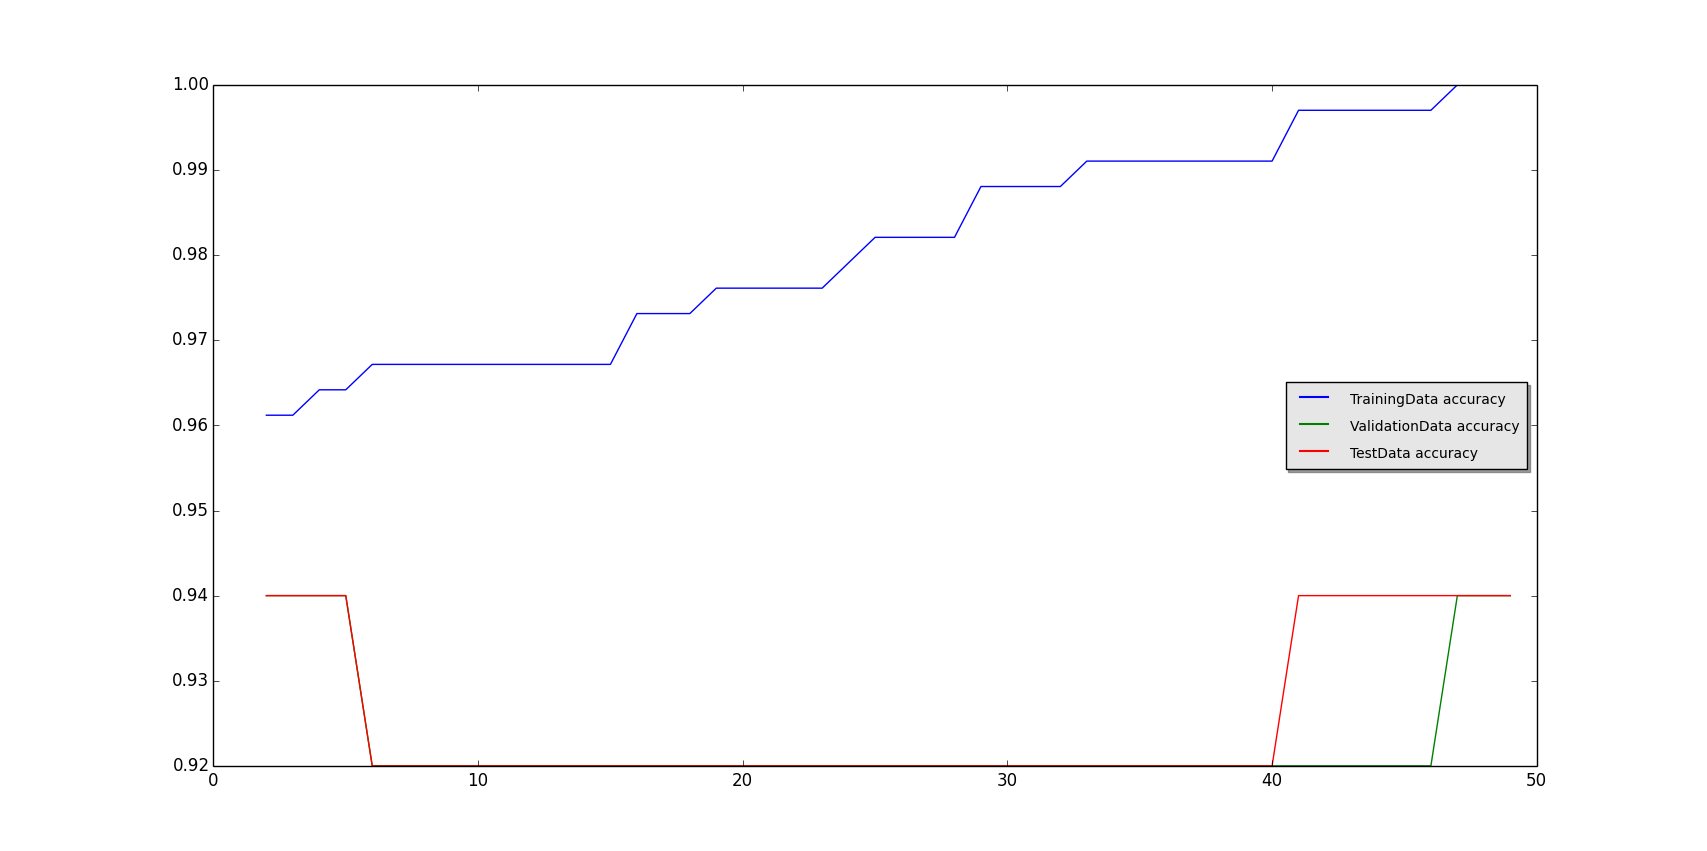

Generate this figure with Python:
from __future__ import division
import sys,math,random
from pprint import pprint
import matplotlib.pyplot as plt
import random as rand

class Node:
	numNodes = 0
	def __init__(self):
		self.data = None
		self.splitAttr = None
		self.leftNode = None
		self.midNode = None
		self.rightNode = None
		self.majorInPar = None;
		Node.numNodes+=1

	def depth(self):
		ldepth = self.leftNode.depth() if self.leftNode else 0
		rdepth = self.rightNode.depth() if self.rightNode else 0
		mdepth = self.midNode.depth() if self.midNode else 0
		return max(ldepth,rdepth,mdepth)+1

	def findNumNodes(self):
		lnodes = self.leftNode.findNumNodes() if self.leftNode else 0
		midnodes = self.midNode.findNumNodes() if self.midNode else 0
		rnodes = self.rightNode.findNumNodes() if self.rightNode else 0
		return (lnodes+midnodes+rnodes+1)

classifier = Node()
classifierSafeCopy = classifier
xnumNodes = []
trainaccuracy = []
validaccuracy = []
testaccuracy = []

prunNumNodes = []
prunTrainAcc = [] 
prunValAcc = [] 
prunTestAcc = [] 

traindata = None
validationdata = None
testdata = None


def findError(attr,data):
	errMat = [[0,0],[0,0],[0,0]]
	totEx = 1.0*len(data)
	if (totEx==0):
		print "Error in findError ..."
		exit(1)
	for ex in data:
		errMat[ex[attr]+1][ex[0]] += 1
	numOfZero = 0
	err = 0.0
	for out in errMat:
		if ((out[0]+out[1])!=0):
			temp = ((out[0]+out[1])/totEx)*((1.0*min(out[0],out[1]))/(out[0]+out[1]))
			err += temp
		else:
			numOfZero += 1
	if (numOfZero>=3):
		# this cannot happen
		print "Error in findError - 1!!"
		exit(1)
	return err

def chooseBestAttrError(data,attrset):
	# Choose on error
	if len(data)==0:
		print "ERROR in chooseBestAttr!!"
		exit(1)
	numAttr = len(data[0])-1
	minError = 1.0*(10**9)
	minErrorNo = -1
	for attrNo in xrange(1,numAttr+1):
		if not(attrset[attrNo-1]):
			# means that this attrNo is false in attrset
			continue
		# this attr is allowed
		err = findError(attrNo,data)
		if (err<minError):
			minError = err
			minErrorNo = attrNo
	if (minErrorNo == -1) or (minErrorNo == 0):
		# means that no attribute has error less than 10**9
		print "Error in chooseBestAttr - 1!!"
		exit(1)
	return minErrorNo

def findCondEntr(attr,data):
	errMat = [[0,0],[0,0],[0,0]]
	totEx = 1.0*len(data)
	if (totEx==0):
		print "Error in findCondEntr ..."
		exit(1)
	for ex in data:
		errMat[ex[attr]+1][ex[0]] += 1
	numOfZero = 0
	err = 0.0
	for out in errMat:
		temp = out[0]+out[1]
		if (temp!=0):
			prob = (1.0*temp)/totEx
			condp0 = (1.0*out[0])/temp
			condp1 = (1.0*out[1])/temp
			temp2 = 0.0
			temp2 += (condp0*math.log(condp0,2) if (condp0!=0) else 0.0)
			temp2 += (condp1*math.log(condp1,2) if (condp1!=0) else 0.0)
			err += (prob*(-1*temp2))
		else:
			numOfZero += 1
	# if (numOfZero>=2): return -1
	return err

def chooseBestAttrEntropy(data,attrset):
	# Choose on entropy
	if len(data)==0:
		print "ERROR in chooseBestAttr!!"
		exit(1)
	numAttr = len(data[0])-1
	minError = 1.0*(10**9)
	minErrorNo = -1
	for attrNo in xrange(1,numAttr+1):
		if not(attrset[attrNo-1]):
			# means that this attrNo is false in attrset
			continue
		# this attr is allowed
		err = findCondEntr(attrNo,data)
		if (err<minError):
			minError = err
			minErrorNo = attrNo
	if (minErrorNo == -1) or (minErrorNo == 0):
		# means that no attribute has error less than 10**9
		print "Error in chooseBestAttr - 1!!"
		exit(1)
	return minErrorNo

def splitOnAttr(spAttr,data):
	dataneg,datazero,datapos=[[],[]],[[],[]],[[],[]]
	for example in data:
		if (example[spAttr]==-1): dataneg[example[0]].append(example)
		elif (example[spAttr]==0): datazero[example[0]].append(example)
		elif (example[spAttr]==1): datapos[example[0]].append(example)
		else:
			print "Error in splitOnAttr - ",example[spAttr]
			exit(1)
	return [dataneg,datazero,datapos]

# use classi to predict ex
def predictSingle(ex,classi):
	spatt = classi.splitAttr
	if (classi.leftNode==None) and (classi.midNode == None) and (classi.rightNode == None):
		# This means this is a leaf node
		l0 = len(classi.data[0])
		l1 = len(classi.data[1])
		if (l0>l1): return 0
		elif (l0<l1): return 1
		else:
			# the equal case
			if (classi.majorInPar) and (l0==0):
				return classi.majorInPar
			return 1

	# recursive case
	
	spatt-=1 # classi.splitAttr was in [1..16] but i need it in [0..15]
	curattrval = ex[spatt]
	gonode = None
	if (curattrval==-1): gonode = classi.leftNode
	elif (curattrval==0): gonode = classi.midNode
	elif (curattrval==1): gonode = classi.rightNode
	else:
		print  "Error - the curattr is something unknown",curattr
		exit(1)
	if gonode==None:
		# now use majority prediction with training data going on curattrval
		splitdata = splitOnAttr(spatt+1,classi.data[0]+classi.data[1])
		onthisway = splitdata[curattrval+1]
		l0 = len(onthisway[0])
		l1 = len(onthisway[1])
		if (l0>l1): return 0
		elif (l0<l1): return 1
		else:
			# the equal case
			if (classi.majorInPar) and (l0==0):
				return classi.majorInPar
			return 1
	else:
		return predictSingle(ex,gonode)

def findAccuracy(nnodes,trainacc,valacc,testacc,root):
	global traindata,validationdata,testdata
	# find the accuracy on train,validation and test data
	classifierOri = root
	curNumnodes = classifierOri.findNumNodes()
	trainCorrect = 0
	validCorrect = 0
	testCorrect = 0
	trd = traindata[0]+traindata[1]
	vld = validationdata[0]+validationdata[1]
	tstd = testdata[0]+testdata[1]
	# now find the accuracy over train , validation and test
	for ex in trd:
		c1 = classifierOri
		prediction = predictSingle(ex[1:],c1)
		if not((prediction==0) or (prediction==1)):
			print "predictSingle not working !!",prediction
			exit(1)
		if (prediction == ex[0]): trainCorrect += 1

	for ex in vld:
		c1 = classifierOri
		prediction = predictSingle(ex[1:],c1)
		if not((prediction==0) or (prediction==1)):
			print "predictSingle not working !!",prediction
			exit(1)
		if (prediction == ex[0]): validCorrect += 1

	for ex in tstd:
		c1 = classifierOri
		prediction = predictSingle(ex[1:],c1)
		if not((prediction==0) or (prediction==1)):
			print "predictSingle not working !!",prediction
			exit(1)
		if (prediction == ex[0]): testCorrect += 1

	nnodes.append(curNumnodes)
	trainacc.append((1.0*trainCorrect)/len(trd))
	valacc.append((1.0*validCorrect)/len(vld))
	testacc.append((1.0*testCorrect)/len(tstd))

def growTree(inpd,curNode,attrset):
	global xnumNodes,trainaccuracy,validaccuracy,testaccuracy,classifier
	c1 = classifier
	[data0,data1] = inpd
	curNode.data = [data0,data1] #inpdata is a list = [data0,data1]

	findAccuracy(xnumNodes,trainaccuracy,validaccuracy,testaccuracy,c1)

	l0 = len(data0)
	l1 = len(data1)
	if (l0==0) or (l1==0) or (sum(attrset)==0):
		return

	# using entropy as the metric to split on
	spAttr = chooseBestAttrEntropy(data0+data1,attrset) # spAttr is in [1..maxattr]
	curNode.splitAttr = spAttr
	[dataneg,datazero,datapos] = splitOnAttr(spAttr,data0+data1) # dataneg,datazero and datapos are 2*1 lists

	newattrset = [x for x in attrset]
	newattrset[spAttr-1] = False

	leftn = Node()
	curNode.leftNode = leftn
	leftn.majorInPar = ((0 if (l0>l1) else 1) if (l0!=l1) else None)
	growTree(dataneg,leftn,newattrset)

	midn = Node()
	curNode.midNode = midn
	midn.majorInPar = ((0 if (l0>l1) else 1) if (l0!=l1) else None)
	growTree(datazero,midn,newattrset)	
	
	rightn = Node()
	curNode.rightNode = rightn
	rightn.majorInPar = ((0 if (l0>l1) else 1) if (l0!=l1) else None)
	growTree(datapos,rightn,newattrset)

def readFile(filename):
	fid = open(filename,'r')
	lines = fid.read().splitlines()
	data = [[0 for x in xrange(len(lines[0].split(',')))] for x in xrange(len(lines))]
	for i,line in enumerate(lines):
		arr = line.split(',')
		for j,val in enumerate(arr):
			if j==0:
				# 0 for democrat and 1 for republican
				if (val=='democrat'):
					data[i][0] = 0
				elif (val=='republican'):
					data[i][0] = 1
				else:
					print "Input File error."
					exit(1)
			else:
				# -1 for no, +1 for yes, 0 for unknown - ?
				if (val=='y'): 
					data[i][j] = 1;
				elif (val=='n'): 
					data[i][j] = -1;
				elif (val=='?'): 
					data[i][j] = 0;
				else:
					print "Error reading the file at line ",i,j
					exit(1)
	data0 = []
	data1 = []
	for ex in data:
		if (ex[0]==1):data1.append(ex)
		else: data0.append(ex)
	return [data0,data1]



traindata = readFile('train.data')
validationdata = readFile('validation.data')
testdata = readFile('test.data')

c3 = classifier
growTree(traindata,c3,[True for x in xrange(16)])
print 'The built tree depth = ',classifier.depth()
print 'The built tree\'s number of nodes = ',classifier.findNumNodes()

trainaccuracy=trainaccuracy[1:]
validaccuracy=validaccuracy[1:]
testaccuracy=testaccuracy[1:]
xnumNodes=xnumNodes[1:]

# Create plots with pre-defined labels.
fig, ax = plt.subplots()
ax.plot(xnumNodes, trainaccuracy, label='TrainingData accuracy')
ax.plot(xnumNodes, validaccuracy, label='ValidationData accuracy')
ax.plot(xnumNodes, testaccuracy,  label='TestData accuracy')

# Now add the legend with some customizations.
legend = ax.legend(loc='center right', shadow=True)

# The frame is matplotlib.patches.Rectangle instance surrounding the legend.
frame = legend.get_frame()
frame.set_facecolor('0.90')

# Set the fontsize
for label in legend.get_texts():
    label.set_fontsize('small')

for label in legend.get_lines():
    label.set_linewidth(1.5)  # the legend line width

plt.show()
